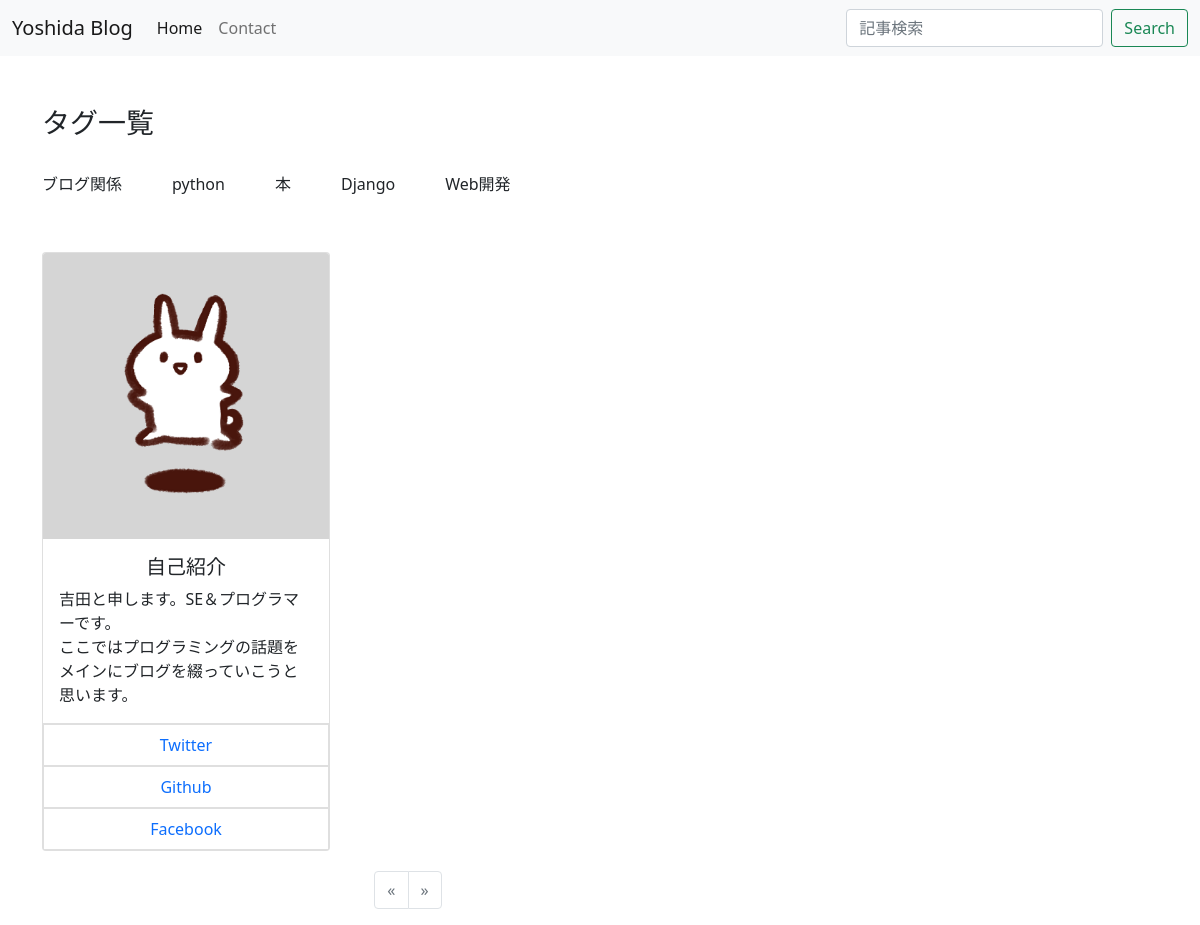
Screenshot of /search with the database file from the repository.
### blogapp/models.py (models this page shows)
class Tag(models.Model):
    name = models.CharField(max_length=20)
    def __str__(self):
        return self.name

### blogapp/views.py (the view, shortened to what this page needs)
# urls.py: path('search', views.SearchView.as_view(), name='search'),
class SearchView(View):
    def get(self, request, *args, **kwargs):
        post_data = BlogModel.objects.order_by('-id')
        keyword = request.GET.get('keyword')
        return render(request, 'list.html', {
            'keyword' : keyword,
            'post_data' : post_data
        })

### blogapp/context.py (called while the page is built)
def related(request):
    context = {
        'tag_list': Tag.objects.all(),
    }
    return context

### blogapp/templates/list.html (shortened to what this page needs)
{% extends 'base.html' %}
{% load static %}
{% block content %}
<link rel="stylesheet" type="text/css" href="{% static 'list_style.css' %}">
<div class="container">
  <div class="tag-line">
    <h3>タグ一覧</h3><br>
    {% for tag in tag_list %}
    <a href="{% url 'blogapp:tag' tag %}" class="btn btn-outline-dark">
      <p>{{ tag.name }}</p>
    </a>
    {% endfor %}
  </div>
  <div class="card" style="width: 18rem;">
    <img src="{% static 'usasa.png' %}" class="card-img-top" alt="profile-image">
    <div class="card-body">
      <h5 class="card-title">自己紹介</h5>
      <p class="card-text">吉田と申します。SE＆プログラマーです。<br>ここではプログラミングの話題をメインにブログを綴っていこうと思います。</p>
    </div>
    <ul class="list-group list-group-flush">
      <a href="https://twitter.com/D6CLR9VGT6iYCbX"><li class="list-group-item">Twitter</li></a>
      <a href="https://github.com/Yoshida-Programmer"><li class="list-group-item">Github</li></a>
      <a href="#"><li class="list-group-item">Facebook</li></a>
    </ul>
  </div>
</div>
<nav>
  <ul class="pagination justify-content-center">
    {% if page_obj.has_previous %}
    <li class="page-item">
      <a class="page-link text-info" href="?page={{ page_obj.previous_page_number }}" tabindex="-1">&laquo;</a>
    </li>
    {% else %}
    <li class="page-item disabled">
      <span class="page-link">&laquo;</span>
    </li>
    {% endif %}
    {% if page_obj.has_next %}
    <li class="page-item">
      <a class="page-link text-info" href="?page={{ page_obj.next_page_number }}">&laquo;</a>
    </li>
    {% else %}
    <li class="page-item disabled">
      <span class="page-link">&raquo;</span>
    </li>
    {% endif %}
  </ul>
</nav>
{% endblock content %}

### blogapp/static/list_style.css (style rules this page uses)
.container::after { content: ""; display: block; clear: both; }
.container { margin-top: 50px; }
.card { margin-top: 40px; margin-right: 100px; }
.card-title { text-align: center; }
.list-group { text-align: center; }
.list-group a { text-decoration:none; }
.justify-content-center { margin-top: 20px; margin-right: 24rem; }
.btn-outline-dark { float: left; margin-right: 50px; padding: inherit; border: none; }
.tag-line { overflow-x: scroll; overflow: hidden; }

### rows the page displays
Tag: name "ブログ関係"
Tag: name "python"
Tag: name "本"
Tag: name "Django"
Tag: name "Web開発"
